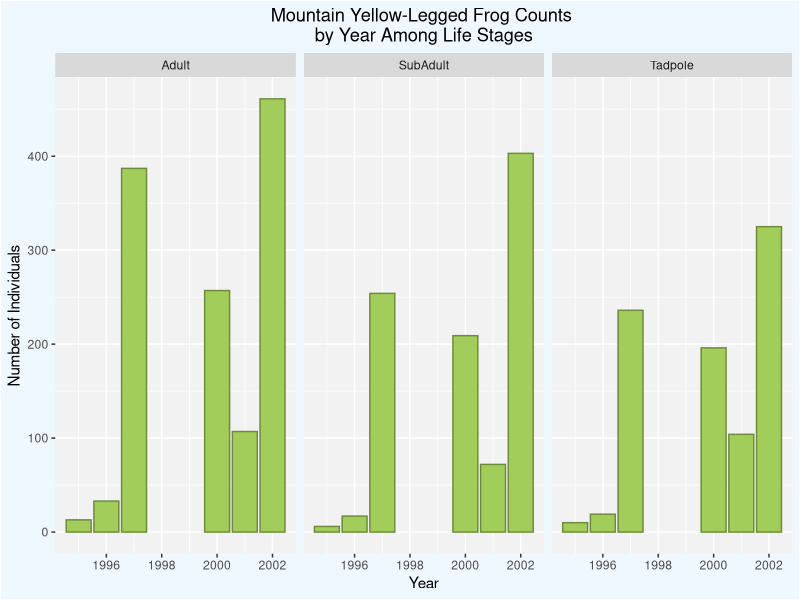
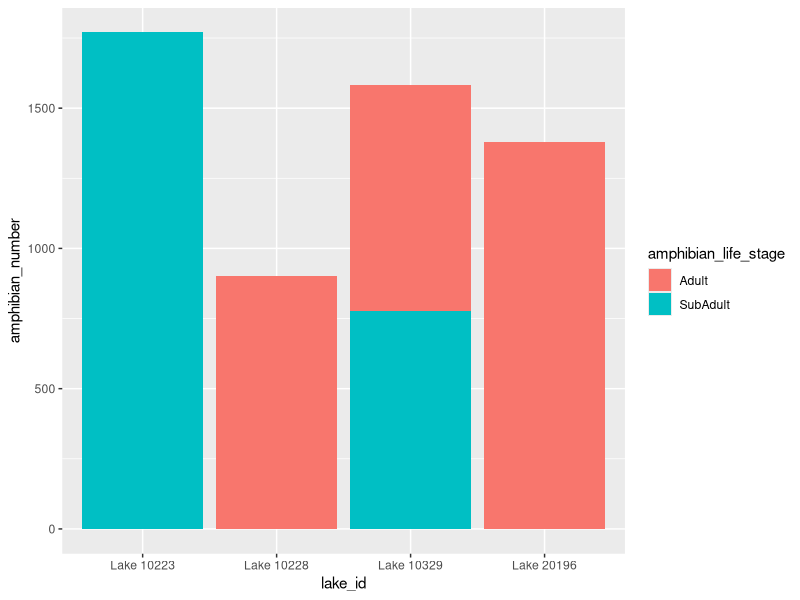

These figures' R source, in order:
## ---- chunk 1
knitr::opts_chunk$set(echo = TRUE)

# attach packages
library(tidyverse)
library(here)
library(patchwork)
library(cowplot)
library(lubridate)
## ---- chunk 2
amphibians <- read_csv(here("data", "sierra_amphibians.csv")) # read in the csv file
## ---- chunk 3
# change survey_date column to a value with only the year
amphibians_date <- amphibians %>% # identify data set
  mutate(survey_date = year(mdy(survey_date))) # column calls only year

# Create data subset
amphibians_subset <- amphibians_date %>% # identify data set
  select(survey_date, amphibian_species, amphibian_life_stage) %>% # Only select certain columns
  filter(amphibian_species == "RAMU", amphibian_life_stage != "EggMass") # filter for species "RAMU" and remove "EggMass" life stage

# create new data set with species name spelled out
amphibians_ramu <- amphibians_subset %>% # identify data set
  mutate(amphibian_species = case_when(
    amphibian_species == "RAMU" ~ "Rana muscosa" # spell out scientific name of species
  ))

# create a summary table to find counts of Rana muscosa by year and life stage
ramu_summary <- amphibians_ramu %>% # create a summary table
  group_by(survey_date, amphibian_life_stage) %>% 
  summarize(count = n()) # count number of individuals by year and life stage
## ---- chunk 4
# create a visualizing plotting year and life stage against number of individuals
ggplot(data = ramu_summary, # identify data
       aes(x = survey_date, y = count)) + # set x and y parameters
  geom_col(fill = "darkolivegreen3", color = "darkolivegreen4") + # define a column graph and change plot colors
  facet_wrap(~amphibian_life_stage) + # separate counts graph by life stage
  labs(title = "Mountain Yellow-Legged Frog Counts \nby Year Among Life Stages", # add a title
       x = "Year", # change x-axis label
       y = "Number of Individuals") + # change y-axis label
  theme(plot.title = element_text(hjust = 0.5), # center title text
        plot.background = element_rect(fill = "aliceblue"),
        panel.background = element_rect(fill = "gray95")) # color background of plot
## ---- chunk 5
amphibians_subset1 <- amphibians_date %>% 
  select(lake_id, survey_date, amphibian_species, amphibian_life_stage, amphibian_number) %>% 
  filter(amphibian_species == "RAMU",
         amphibian_life_stage %in% c("Adult", "SubAdult")) %>% 
  arrange(desc(amphibian_number)) %>% 
  slice(1:5)

amphibians_ramu_lake <- amphibians_subset1 %>% 
  mutate(amphibian_species = case_when(
    amphibian_species == "RAMU" ~ "Rana muscosa" # spell out scientific name of species
  )) %>% 
  mutate(lake_id = case_when(
    lake_id == "10223" ~ "Lake 10223",
    lake_id == "20196" ~ "Lake 20196",
    lake_id == "10228" ~ "Lake 10228",
    lake_id == "10329" ~ "Lake 10329"
  ))
## ---- chunk 6
ggplot(data = amphibians_ramu_lake, 
       aes(x = lake_id, y = amphibian_number)) +
  geom_col(aes(fill = amphibian_life_stage), cols = 5)
